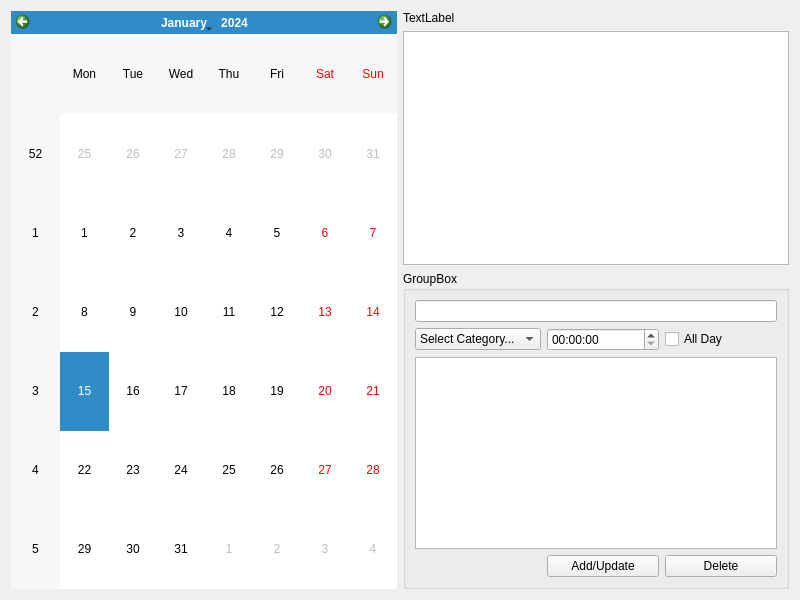
<?xml version="1.0" encoding="UTF-8"?>
<ui version="4.0">
 <class>MainWindow</class>
 <widget class="QWidget" name="MainWindow">
  <property name="geometry">
   <rect>
    <x>0</x>
    <y>0</y>
    <width>800</width>
    <height>600</height>
   </rect>
  </property>
  <property name="windowTitle">
   <string>Form</string>
  </property>
  <layout class="QHBoxLayout" name="horizontalLayout">
   <item>
    <widget class="QCalendarWidget" name="calendar">
     <property name="sizePolicy">
      <sizepolicy hsizetype="Expanding" vsizetype="Expanding">
       <horstretch>0</horstretch>
       <verstretch>0</verstretch>
      </sizepolicy>
     </property>
    </widget>
   </item>
   <item>
    <layout class="QVBoxLayout" name="verticalLayout">
     <item>
      <widget class="QLabel" name="label">
       <property name="text">
        <string>TextLabel</string>
       </property>
      </widget>
     </item>
     <item>
      <widget class="QListWidget" name="event_list"/>
     </item>
     <item>
      <widget class="QGroupBox" name="event">
       <property name="title">
        <string>GroupBox</string>
       </property>
       <layout class="QGridLayout" name="gridLayout">
        <item row="1" column="0">
         <widget class="QComboBox" name="event_category">
          <item>
           <property name="text">
            <string>Select Category...</string>
           </property>
          </item>
          <item>
           <property name="text">
            <string>New</string>
           </property>
          </item>
          <item>
           <property name="text">
            <string>Work</string>
           </property>
          </item>
          <item>
           <property name="text">
            <string>Doctor</string>
           </property>
          </item>
          <item>
           <property name="text">
            <string>Meeting</string>
           </property>
          </item>
         </widget>
        </item>
        <item row="0" column="0" colspan="3">
         <widget class="QLineEdit" name="event_title">
          <property name="sizePolicy">
           <sizepolicy hsizetype="Expanding" vsizetype="Fixed">
            <horstretch>0</horstretch>
            <verstretch>0</verstretch>
           </sizepolicy>
          </property>
         </widget>
        </item>
        <item row="1" column="1">
         <widget class="QTimeEdit" name="event_time"/>
        </item>
        <item row="1" column="2">
         <widget class="QCheckBox" name="allday_check">
          <property name="text">
           <string>All Day</string>
          </property>
         </widget>
        </item>
        <item row="2" column="0" colspan="3">
         <widget class="QTextEdit" name="event_detail"/>
        </item>
        <item row="3" column="1">
         <widget class="QPushButton" name="add_button">
          <property name="text">
           <string>Add/Update</string>
          </property>
         </widget>
        </item>
        <item row="3" column="2">
         <widget class="QPushButton" name="del_button">
          <property name="text">
           <string>Delete</string>
          </property>
         </widget>
        </item>
       </layout>
      </widget>
     </item>
    </layout>
   </item>
  </layout>
 </widget>
 <resources/>
 <connections/>
</ui>
